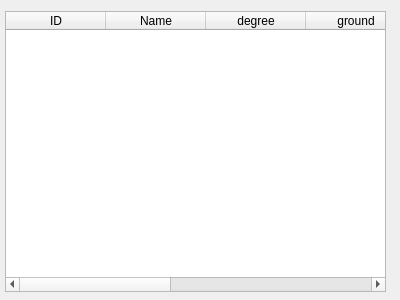
<?xml version="1.0" encoding="UTF-8"?>
<ui version="4.0">
 <class>Form</class>
 <widget class="QWidget" name="Form">
  <property name="geometry">
   <rect>
    <x>0</x>
    <y>0</y>
    <width>400</width>
    <height>300</height>
   </rect>
  </property>
  <property name="windowTitle">
   <string>Form</string>
  </property>
  <widget class="QTableWidget" name="tableWidget">
   <property name="geometry">
    <rect>
     <x>5</x>
     <y>11</y>
     <width>381</width>
     <height>281</height>
    </rect>
   </property>
   <column>
    <property name="text">
     <string>ID</string>
    </property>
   </column>
   <column>
    <property name="text">
     <string>Name</string>
    </property>
   </column>
   <column>
    <property name="text">
     <string>degree</string>
    </property>
   </column>
   <column>
    <property name="text">
     <string>ground</string>
    </property>
   </column>
   <column>
    <property name="text">
     <string>taste</string>
    </property>
   </column>
   <column>
    <property name="text">
     <string>price</string>
    </property>
   </column>
   <column>
    <property name="text">
     <string>volume</string>
    </property>
   </column>
  </widget>
 </widget>
 <resources/>
 <connections/>
</ui>
